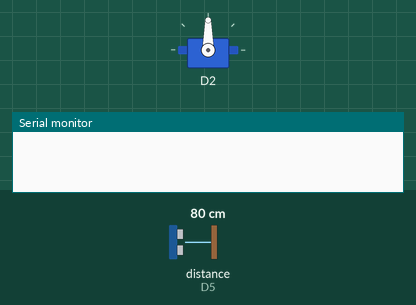
The sketch below on a simulated ESP8266 (NodeMCU). Parts: servo, the last lines printed to the serial monitor. The test bench sets the inputs (shaded band); at power-on: distance to the obstacle (sensor on D5) 80 cm. The echo pulse lasts 58.3 µs per cm.

Above: at 0.05 s.
At 10.37 s:
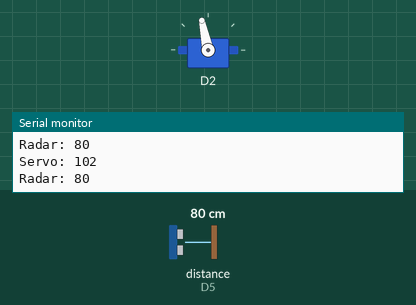
At 19.99 s:
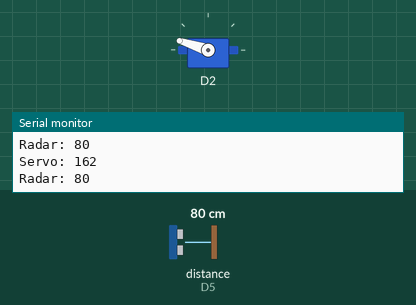
At 39.94 s:
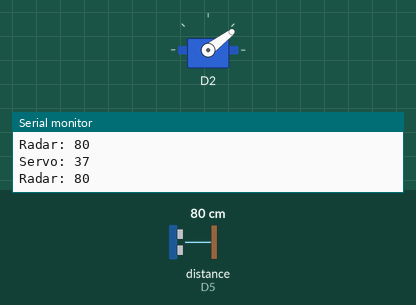
Timing chart, 0 to 40.0 s (numbered marks = the images above):
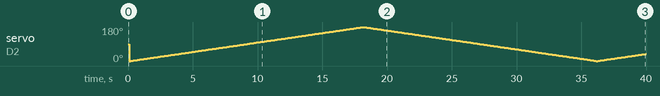

The sketch:

radiolocator.ino
```cpp
#include "ServoForRadar.h"
#include "RadarMain.h"

void setup() {
  Serial.begin(115200);
}

ServoForRadar servoRadar(D2, 544, 2600);
RadarMain radarMain(D6, D5);
int timerServo = 0;
int timerRadar = 0;

//D6 Trig
//D5 Echo
void loop() {
  if (millis() - timerServo >= 100) {
    timerServo = millis();
    servoRadar.doServo();
  }

  if (millis() - timerRadar >= 50) {
    timerRadar = millis();
    radarMain.scan();
  }
}
```

RadarMain.h
```cpp
//d1 - trig pin
//d2 - echo pin

#ifndef RadarMain_h
#define RadarMain_h
#include <Arduino.h>

class RadarMain {
  public:
    RadarMain(short int trigPin, short int echoPin
    // , short int lamp
    )
    : trigPin(trigPin), echoPin(echoPin)
    // , lamp(lamp)
     {
      pinMode(trigPin, OUTPUT);
      pinMode(echoPin, INPUT);

      // pinMode(lamp, OUTPUT);
    }

    void scan() {
        int duration, cm;

        digitalWrite(trigPin, LOW);
        delayMicroseconds(2);

        digitalWrite(trigPin, HIGH);
        delayMicroseconds(10);
        digitalWrite(trigPin, LOW);

        duration = pulseIn(echoPin, HIGH);

        cm = duration / 58;

        // blink(cm);

        Serial.print("Radar: ");
        Serial.println(cm);
    }

    private:
      short int trigPin;
      short int echoPin;

      // int lamp;
      // void blink(int cm) {
      //   if(cm <= 100) {
      //     digitalWrite(lamp, HIGH);
      //   } else {
      //     digitalWrite(lamp, LOW);
      //   }
      // }
};

#endif
```

ServoForRadar.h
```cpp
#pragma once
#include <Arduino.h>
#include <Servo.h>

class ServoForRadar {
public:
  ServoForRadar(short int pin, short int min, short int max) {
    servo.attach(pin, min, max);
  }

  void doServo() {
    Serial.print("Servo: ");
    Serial.println(servoAngle);
    servo.write(servoAngle);


    if (flag) {
      servoAngle++;
    } else {
      servoAngle--;
    }


    if (servoAngle >= 180 || servoAngle <= 0) {
      flag = !flag;
    }
  }

private:
  bool flag = true;
  int servoAngle = 0;
  Servo servo;
};
```

Measured:
- by itself, servo on D2: 90° → 0° at 0.10 s, → 1° 0.10 s later, → 2° 0.10 s later, → 3° 0.10 s later, … (399 changes in this stretch)
